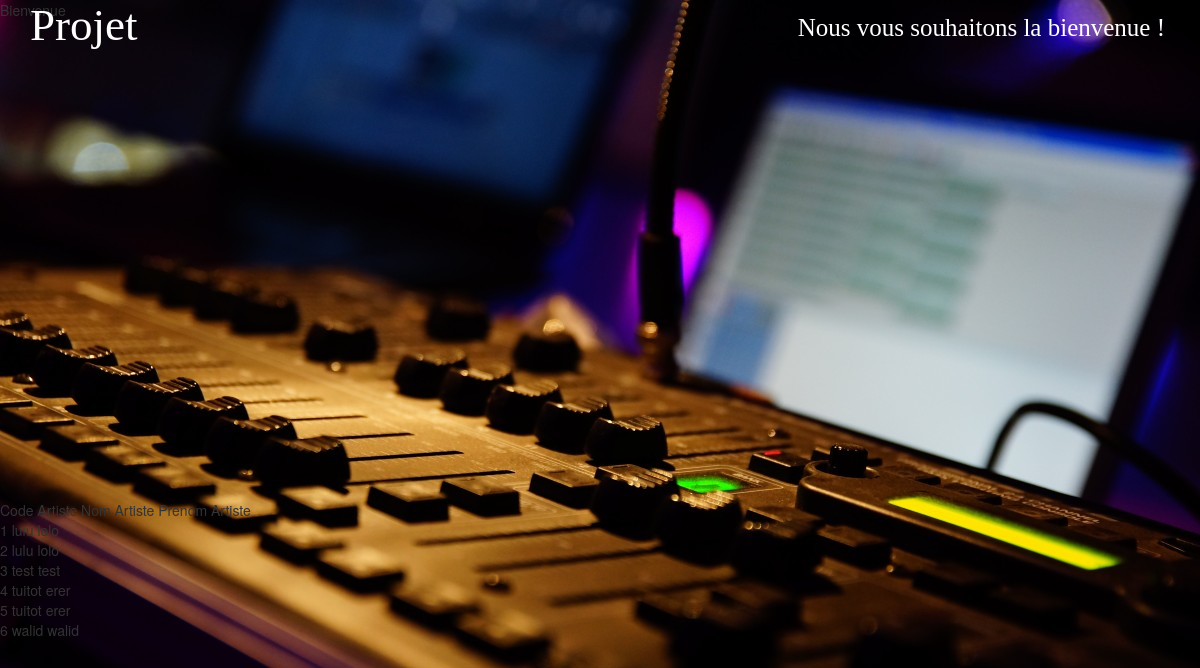
The app's page /page.php with its own data.
### tables this page shows
CREATE TABLE `Artistes` (
  `code_artiste` int(11) NOT NULL,
  `nom_artiste` text NOT NULL,
  `prenom_artiste` text NOT NULL,
  `password` varchar(255) NOT NULL
);

### page.php (the view, shortened to what this page needs)
<!doctype html>
                        <html>
                            <head>
                                <link href='https://maxcdn.bootstrapcdn.com/bootstrap/3.3.0/css/bootstrap.min.css' rel='stylesheet'>
                                <link href='' rel='stylesheet'>
                                <link rel="stylesheet" href="index.css">
                            </head>
                            <body oncontextmenu='return false' class='snippet-body'>
                            <div class="navbar navbar-fixed-top container-fluid" id="navbar">
    <div class="navbar-header">
        <a class="navbar-brand">Projet</a>
    </div>
    <div class="collapse navbar-right navbar-collapse" id="myNavbar">
        <ul class="nav navbar-nav" style="font-size: 25px ;">
           <?php
          echo "Nous vous souhaitons la bienvenue !" ?>
        </ul>
    </div>
</div>
<div class="para"> <?php
echo "Bienvenue $nom";
    ?> </div>
<?php
                require 'database.php';
                $req = $pdo->prepare('SELECT * FROM Artistes');
                $req->setFetchMode(PDO::FETCH_ASSOC);
                $req->execute();
                $tab = $req->fetchAll();
            ?>
<section class="section-1">
    <form action="page.php" method="POST">
        <tr>
            <th>Code Artiste</th>
            <th>Nom Artiste</th>
            <th>Prenom Artiste</th> <br>
        </tr>
                    <?php
                        for($i=0;$i<count($tab);$i++){
                                            echo  "<tr>"."<td>".$tab[$i]["code_artiste"]." ".$tab[$i]["nom_artiste"]." ".$tab[$i]["prenom_artiste"]."<tr>"."<td>"."<br/>";
                                        }
                    ?>
    </form>
</section>
                            </body>
                        </html>

### index.css (style rules this page uses)
body { background-image: url(img//francodiff.jpeg); width: 100%; height: 800px; background-repeat: no-repeat; background-size: cover; }

### page.php (style rules this page uses)
.navbar { position: fixed; transition: 1s; }
.navbar-brand { color: #fff; font-size: 45px; font-family: Germania; cursor: pointer; }
.nav { font-family: Lithos Pro; color: #fff; padding: 10px 20px; }
.para { min-height: 500px; }

### records on screen
artistes: code_artiste "1", nom_artiste "lulu", prenom_artiste "lolo"
artistes: code_artiste "2", nom_artiste "lulu", prenom_artiste "lolo"
artistes: code_artiste "3", nom_artiste "test", prenom_artiste "test"
artistes: code_artiste "4", nom_artiste "tuitot", prenom_artiste "erer"
artistes: code_artiste "5", nom_artiste "tuitot", prenom_artiste "erer"
artistes: code_artiste "6", nom_artiste "walid", prenom_artiste "walid"
